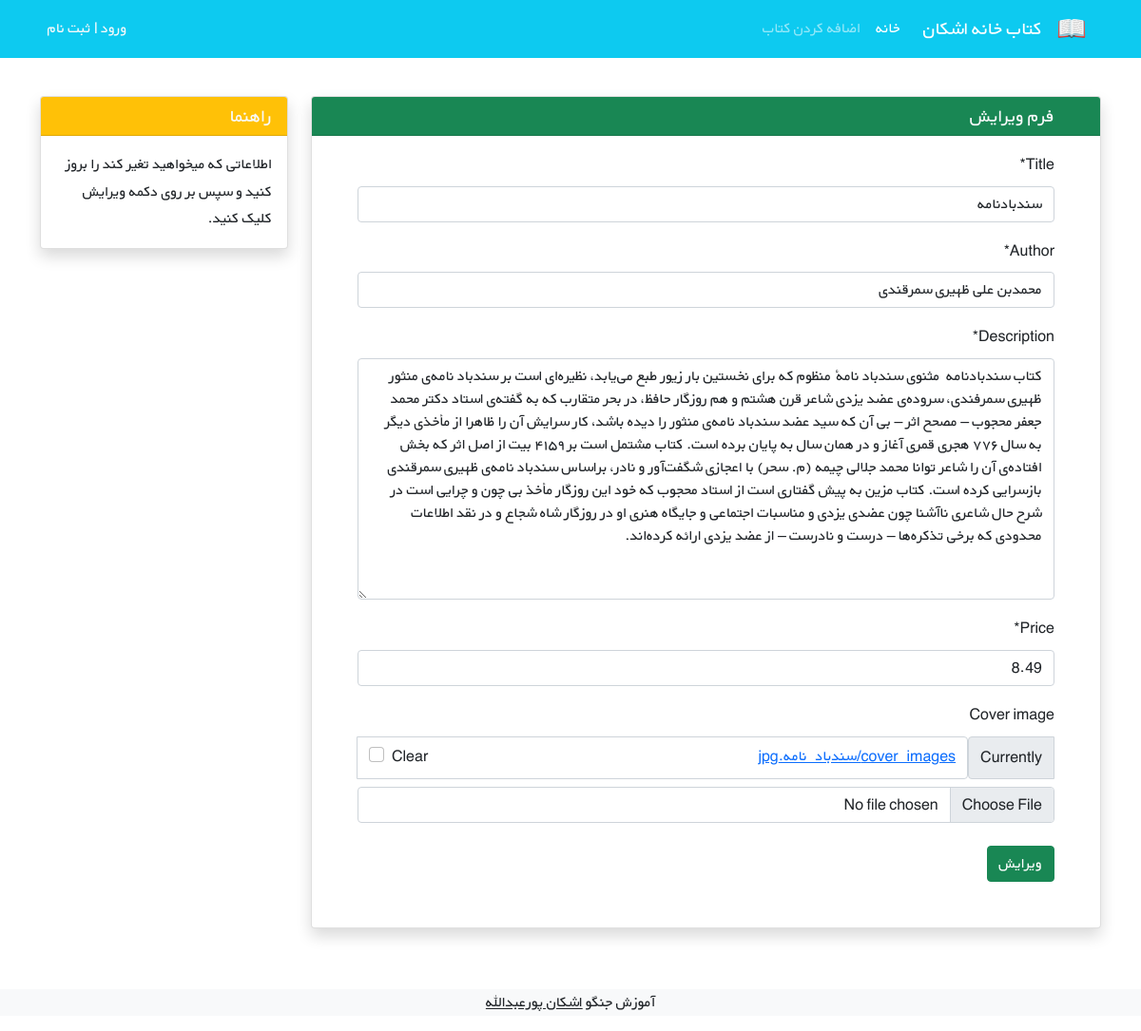
/books/6/update/, run on the app's committed database.
### books/models.py (models this page shows, shortened)
class Book(models.Model):
    title = models.CharField(max_length=100)
    author = models.CharField(max_length=100)
    description = models.TextField()
    price = models.DecimalField(max_digits=5, decimal_places=2)
    cover_image = models.ImageField(upload_to='cover_images/', blank=True)

### books/views.py (the view)
# urls.py: path('<int:pk>/update/', views.BookUpdateView.as_view(), name='book_update'),
class BookUpdateView(generic.UpdateView):
    model = Book
    fields = "__all__"
    template_name = "books/book_update.html"

### books/templates/books/book_update.html (shortened to what this page needs)
{% extends '_base.html' %}
{% load crispy_forms_tags %}
{% block content %}
    <div class="container mt-4" dir="rtl">
        <div class="row">
            <div class="col-9">
                <div class="card shadow my-3">
                    <h5 class="card-header bg-success text-light px-5">فرم ویرایش</h5>
                    <div class="px-5 pt-3 pb-5">
                        <form method="POST" enctype="multipart/form-data">
                            {{ form|crispy }}
                            <button type="submit" class="btn btn-success mt-2">ویرایش</button>
                        </form>
                    </div>
                </div>
            </div>
            <div class="col-3">
                <div class="card my-3 shadow">
                    <h5 class="card-header bg-warning text-light">راهنما</h5>
                    <div class="card-body">
                        <p class="card-text">
                            اطلاعاتی که میخواهید تغیر کند را بروز کنید و سپس بر روی دکمه ویرایش کلیک کنید.
                        </p>
                    </div>
                </div>
            </div>
        </div>
    </div>
{% endblock %}

### static/css/style.css (style rules this page uses)
* { font-family: 'BYekan', sans-serif; line-height: 1.8rem; }

### data on the page
Book: title "سندبادنامه", author "محمدبن علی ظهیری سمرقندی", description "کتاب سندبادنامه مثنوی سندباد نامۀ منظوم که برای نخستین بار زیور طبع می‌یابد، نظیره‌ای است بر سندباد نامه‌ی منثور ظهیری سمرفندی، سروده‌ی عضد یزدی شاعر قرن هشتم و هم روزگار حافظ، در بحر متقارب که به گفته‌ی استاد دکتر محمد جعفر محجوب – مصحح اثر – بی آن که سید عضد سندباد نامه‌ی منثور را دیده باشد، کار سرایش آن را ظاهرا از مأخذی دیگر به سال ۷۷۶ هجری قمری آغاز و در همان سال به پایان برده است. کتاب مشتمل است بر ۴۱۵۹ بیت از اصل اثر که بخش افتاده‌ی آن را شاعر توانا محمد جلالی چیمه (م. سحر) با اعجازی شگفت‌آور و نادر، براساس سندباد نامه‌ی ظهیری سمرقندی بازسرایی کرده است. کتاب مزین به پیش گفتاری است از استاد محجوب که خود این روزگار مأخذ بی چون و چرایی است در شرح حال شاعری ناآشنا چون عضدی یزدی و مناسبات…", price "8.49"
